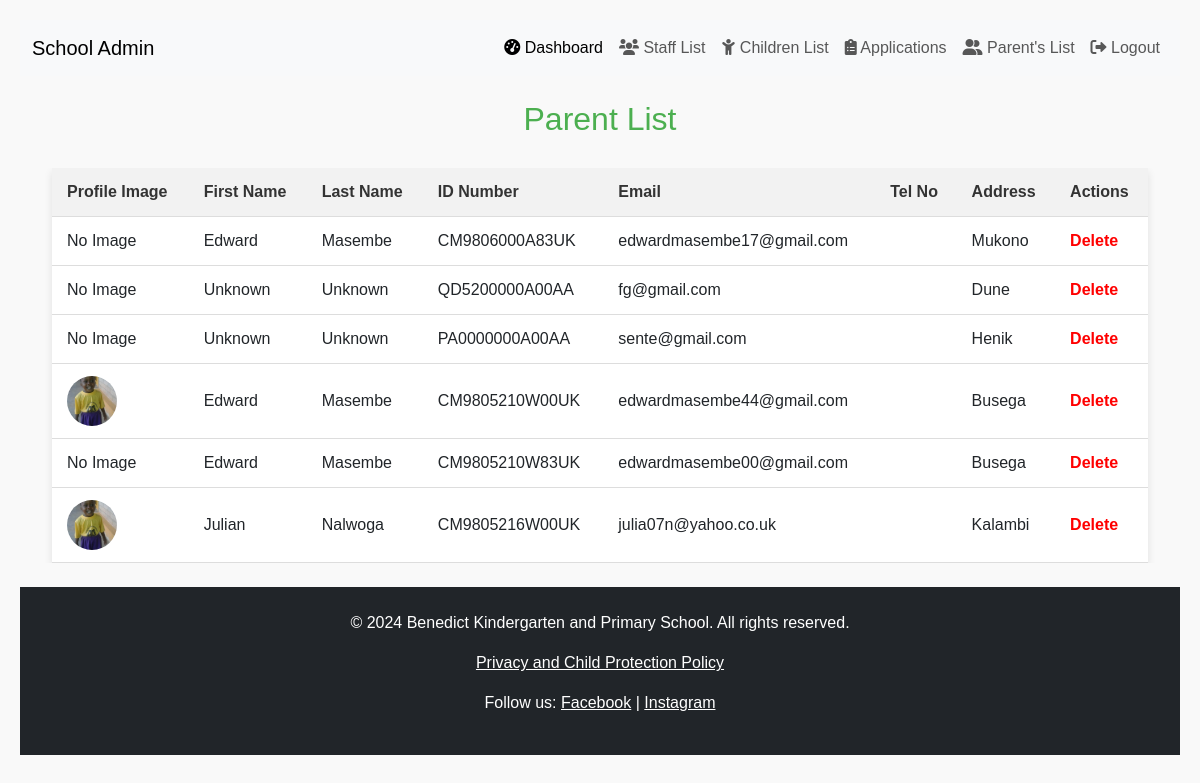
/benedict_school/parent/ (signed in), run on the app's committed database.
### benedict_school/models.py (models this page shows, shortened)
class Parent(models.Model):
    first_name = models.CharField(max_length=50, default='')
    last_name = models.CharField(max_length=50, default='')
    ID_number = models.CharField(max_length=14, unique=True, null=False, default='')
    email = models.EmailField(unique=True)
    tel_no = models.CharField(max_length=15, default='')
    address = models.CharField(max_length=100)
    parent_image = models.ImageField(
        upload_to="parent_images/", null=True, blank=True
    )

### benedict_school/views.py (the view)
# urls.py: path('parent/', views.parent_list, name='parent-list'),
@user_passes_test(is_admin, login_url='/admin-login/')
def parent_list(request):
    parents = Parent.objects.all()
    return render(request, 'parent_list.html', {'parents': parents})

### benedict_school/context_processors.py (called while the page is built)
def google_maps_api_key(request):
    return {'GOOGLE_MAPS_API_KEY': getattr(settings, 'GOOGLE_MAPS_API_KEY', '')}

### benedict_school/views.py (called while the page is built)
def is_admin(user):
    return user.is_authenticated and user.is_staff  # Checks if user is admin

### benedict_school/templates/parent_list.html (shortened to what this page needs)
{% extends "admin_base.html" %}
{% load static %}
{% load bootstrap5 %}
{% block content %}
<body>
    <h2>Parent List</h2>
    <div class="table-container">
        <table>
            <thead>
                <tr>
                    <th>Profile Image</th>
                    <th>First Name</th>
                    <th>Last Name</th>
                    <th>ID Number</th>
                    <th>Email</th>
                    <th>Tel No</th>
                    <th>Address</th>
                    <th>Actions</th>
                </tr>
            </thead>
            <tbody>
                {% for parent in parents %}
                <tr>
                    <td>
                        {% if parent.parent_image %}
                            <img src="{{ parent.parent_image.url }}" alt="{{ parent.first_name }}'s profile image" class="profile-img">
                        {% else %}
                            <span>No Image</span>
                        {% endif %}
                    </td>
                    <td>{{ parent.first_name }}</td>
                    <td>{{ parent.last_name }}</td>
                    <td>{{ parent.ID_number }}</td>
                    <td>{{ parent.email }}</td>
                    <td>{{ parent.tel_no}} </td>
                    <td>{{ parent.address }}</td>
                    <td>
                        <a href="{% url 'delete-parent' pk=parent.pk %}" class="delete-btn">Delete</a>
                    </td>
                </tr>
                {% endfor %}
            </tbody>
        </table>
    </div>
</body>
{% endblock %}

### benedict_school/templates/admin_base.html (shortened to what this page needs)
{% load static %}
{% load bootstrap5 %}
<!DOCTYPE html>
<html lang="en">
  <head>
    <link rel="stylesheet" href="https://cdnjs.cloudflare.com/ajax/libs/font-awesome/6.0.0-beta3/css/all.min.css">
    <link href="https://cdn.jsdelivr.net/npm/bootstrap@5.3.3/dist/css/bootstrap.min.css" rel="stylesheet">
  </head>
  <body>
    <nav class="navbar navbar-expand-lg navbar-light bg-light">
      <div class="container-fluid">
        <a class="navbar-brand" href="{% url 'admin_dashboard' %}">School Admin</a>
        <div class="collapse navbar-collapse" id="navbarNav">
          <ul class="navbar-nav ms-auto">
            <li class="nav-item">
              <a class="nav-link active" href="{% url 'admin_dashboard' %}"><i class="fas fa-tachometer-alt"></i> Dashboard</a>
            </li>
            <li class="nav-item">
              <a class="nav-link" href="{% url 'staff-list' %}"><i class="fas fa-users"></i> Staff List</a>
            </li>
            <li class="nav-item">
              <a class="nav-link" href="{% url 'child-list' %}"><i class="fas fa-child"></i> Children List</a>
            </li>
            <li class="nav-item">
              <a class="nav-link" href="{% url 'application-list' %}"><i class="fas fa-clipboard-list"></i> Applications</a>
            </li>
            <li class="nav-item">
              <a class="nav-link" href="{% url 'parent-list' %}"><i class="fas fa-user-friends"></i> Parent's List</a>
            </li>
            <form action="{% url 'logout' %}" method="POST" class="d-inline">
              <button type="submit" class="btn btn-link nav-link"><i class="fas fa-sign-out-alt"></i> Logout</button>
            </form>
          </ul>
        </div>
      </div>
    </nav>
    <main class="container my-4">
      {% block content %}{% endblock %}
    </main>
    <footer class="bg-dark text-white py-4">
      <div class="container-fieldtext-center">
        <p>&copy; 2024 Benedict Kindergarten and Primary School. All rights reserved.</p>
        <p>
          <a class="text-white" href="{% url 'privacy_policy' %}">Privacy and Child Protection Policy</a>
        </p>
        <p>Follow us:
          <a class="text-white" href="https://www.facebook.com/BenedictkindergartenBulungakikaaya" target="_blank">Facebook</a> |
          <a class="text-white" href="https://instagram.com/[schoolname]" target="_blank">Instagram</a>
        </p>
      </div>
    </footer>
  </body>
</html>

### benedict_school/templates/parent_list.html (style rules this page uses)
* { margin: 0; padding: 0; box-sizing: border-box; }
body { font-family: Arial, sans-serif; background-color: #f9f9f9; padding: 20px; }
h2 { text-align: center; margin-bottom: 30px; color: #4CAF50; }
.table-container { max-width: 100%; overflow-x: auto; margin: 0 auto; padding: 0 10px; }
table { width: 100%; border-collapse: collapse; background-color: #fff; box-shadow: 0 4px 8px rgba(0, 0, 0, 0.1); }
th, td { padding: 12px 15px; text-align: left; border-bottom: 1px solid #ddd; }
th { background-color: #f2f2f2; color: #333; }
.profile-img { width: 50px; height: 50px; border-radius: 50%; object-fit: cover; }
.delete-btn { color: red; text-decoration: none; font-weight: bold; }

### benedict_school/templates/admin_base.html (style rules this page uses)
footer { background-color: #080000; color: white; padding: 40px 20px; text-align: center; }

### data on the page
Parent: parent_image "No Image", first_name "Edward", last_name "Masembe", ID_number "CM9806000A83UK", email "edwardmasembe17@gmail.com", address "Mukono"
Parent: parent_image "No Image", first_name "Unknown", last_name "Unknown", ID_number "QD5200000A00AA", email "fg@gmail.com", address "Dune"
Parent: parent_image "No Image", first_name "Unknown", last_name "Unknown", ID_number "PA0000000A00AA", email "sente@gmail.com", address "Henik"
Parent: parent_image (picture), first_name "Edward", last_name "Masembe", ID_number "CM9805210W00UK", email "edwardmasembe44@gmail.com", address "Busega"
Parent: parent_image "No Image", first_name "Edward", last_name "Masembe", ID_number "CM9805210W83UK", email "edwardmasembe00@gmail.com", address "Busega"
Parent: parent_image (picture), first_name "Julian", last_name "Nalwoga", ID_number "CM9805216W00UK", email "julia07n@yahoo.co.uk", address "Kalambi"
